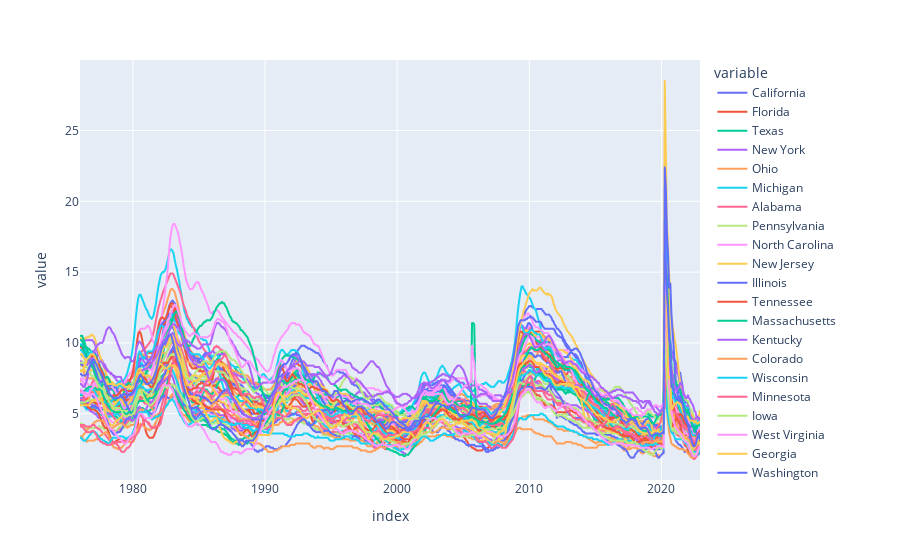

This figure's notebook cell:
### Code cell
#let's now start with visualization
px.line(unemp_states)

### Figure 1 — Plotly figure (JSON) as saved in the notebook; plotly's stock layout.template omitted (floating-point values rounded to 4 significant figures; data arrays with more than 128 entries replaced by an {"elided": "..."} marker saying what was removed)
{"data": [{"hovertemplate": "variable=California<br>index=%{x}<br>value=%{y}<extra></extra>", "legendgroup": "California", "line": {"color": "#636efa", "dash": "solid"}, "marker": {"symbol": "circle"}, "mode": "lines", "name": "California", "showlegend": true, "type": "scattergl", "x": {"elided": "564 str values"}, "xaxis": "x", "y": {"elided": "564 float values"}, "yaxis": "y"}, {"hovertemplate": "variable=Florida<br>index=%{x}<br>value=%{y}<extra></extra>", "legendgroup": "Florida", "line": {"color": "#EF553B", "dash": "solid"}, "marker": {"symbol": "circle"}, "mode": "lines", "name": "Florida", "showlegend": true, "type": "scattergl", "x": {"elided": "564 str values"}, "xaxis": "x", "y": {"elided": "564 float values"}, "yaxis": "y"}, {"hovertemplate": "variable=Texas<br>index=%{x}<br>value=%{y}<extra></extra>", "legendgroup": "Texas", "line": {"color": "#00cc96", "dash": "solid"}, "marker": {"symbol": "circle"}, "mode": "lines", "name": "Texas", "showlegend": true, "type": "scattergl", "x": {"elided": "564 str values"}, "xaxis": "x", "y": {"elided": "564 float values"}, "yaxis": "y"}, {"hovertemplate": "variable=New York<br>index=%{x}<br>value=%{y}<extra></extra>", "legendgroup": "New York", "line": {"color": "#ab63fa", "dash": "solid"}, "marker": {"symbol": "circle"}, "mode": "lines", "name": "New York", "showlegend": true, "type": "scattergl", "x": {"elided": "564 str values"}, "xaxis": "x", "y": {"elided": "564 float values"}, "yaxis": "y"}, {"hovertemplate": "variable=Ohio<br>index=%{x}<br>value=%{y}<extra></extra>", "legendgroup": "Ohio", "line": {"color": "#FFA15A", "dash": "solid"}, "marker": {"symbol": "circle"}, "mode": "lines", "name": "Ohio", "showlegend": true, "type": "scattergl", "x": {"elided": "564 str values"}, "xaxis": "x", "y": {"elided": "564 float values"}, "yaxis": "y"}, {"hovertemplate": "variable=Michigan<br>index=%{x}<br>value=%{y}<extra></extra>", "legendgroup": "Michigan", "line": {"color": "#19d3f3", "dash": "solid"}, "marker": {"symbol": "circle"}, "mode": "lines", "name": "Michigan", "showlegend": true, "type": "scattergl", "x": {"elided": "564 str values"}, "xaxis": "x", "y": {"elided": "564 float values"}, "yaxis": "y"}, {"hovertemplate": "variable=Alabama<br>index=%{x}<br>value=%{y}<extra></extra>", "legendgroup": "Alabama", "line": {"color": "#FF6692", "dash": "solid"}, "marker": {"symbol": "circle"}, "mode": "lines", "name": "Alabama", "showlegend": true, "type": "scattergl", "x": {"elided": "564 str values"}, "xaxis": "x", "y": {"elided": "564 float values"}, "yaxis": "y"}, {"hovertemplate": "variable=Pennsylvania<br>index=%{x}<br>value=%{y}<extra></extra>", "legendgroup": "Pennsylvania", "line": {"color": "#B6E880", "dash": "solid"}, "marker": {"symbol": "circle"}, "mode": "lines", "name": "Pennsylvania", "showlegend": true, "type": "scattergl", "x": {"elided": "564 str values"}, "xaxis": "x", "y": {"elided": "564 float values"}, "yaxis": "y"}, {"hovertemplate": "variable=North Carolina<br>index=%{x}<br>value=%{y}<extra></extra>", "legendgroup": "North Carolina", "line": {"color": "#FF97FF", "dash": "solid"}, "marker": {"symbol": "circle"}, "mode": "lines", "name": "North Carolina", "showlegend": true, "type": "scattergl", "x": {"elided": "564 str values"}, "xaxis": "x", "y": {"elided": "564 float values"}, "yaxis": "y"}, {"hovertemplate": "variable=New Jersey<br>index=%{x}<br>value=%{y}<extra></extra>", "legendgroup": "New Jersey", "line": {"color": "#FECB52", "dash": "solid"}, "marker": {"symbol": "circle"}, "mode": "lines", "name": "New Jersey", "showlegend": true, "type": "scattergl", "x": {"elided": "564 str values"}, "xaxis": "x", "y": {"elided": "564 float values"}, "yaxis": "y"}, {"hovertemplate": "variable=Illinois<br>index=%{x}<br>value=%{y}<extra></extra>", "legendgroup": "Illinois", "line": {"color": "#636efa", "dash": "solid"}, "marker": {"symbol": "circle"}, "mode": "lines", "name": "Illinois", "showlegend": true, "type": "scattergl", "x": {"elided": "564 str values"}, "xaxis": "x", "y": {"elided": "564 float values"}, "yaxis": "y"}, {"hovertemplate": "variable=Tennessee<br>index=%{x}<br>value=%{y}<extra></extra>", "legendgroup": "Tennessee", "line": {"color": "#EF553B", "dash": "solid"}, "marker": {"symbol": "circle"}, "mode": "lines", "name": "Tennessee", "showlegend": true, "type": "scattergl", "x": {"elided": "564 str values"}, "xaxis": "x", "y": {"elided": "564 float values"}, "yaxis": "y"}, {"hovertemplate": "variable=Massachusetts<br>index=%{x}<br>value=%{y}<extra></extra>", "legendgroup": "Massachusetts", "line": {"color": "#00cc96", "dash": "solid"}, "marker": {"symbol": "circle"}, "mode": "lines", "name": "Massachusetts", "showlegend": true, "type": "scattergl", "x": {"elided": "564 str values"}, "xaxis": "x", "y": {"elided": "564 float values"}, "yaxis": "y"}, {"hovertemplate": "variable=Kentucky<br>index=%{x}<br>value=%{y}<extra></extra>", "legendgroup": "Kentucky", "line": {"color": "#ab63fa", "dash": "solid"}, "marker": {"symbol": "circle"}, "mode": "lines", "name": "Kentucky", "showlegend": true, "type": "scattergl", "x": {"elided": "564 str values"}, "xaxis": "x", "y": {"elided": "564 float values"}, "yaxis": "y"}, {"hovertemplate": "variable=Colorado<br>index=%{x}<br>value=%{y}<extra></extra>", "legendgroup": "Colorado", "line": {"color": "#FFA15A", "dash": "solid"}, "marker": {"symbol": "circle"}, "mode": "lines", "name": "Colorado", "showlegend": true, "type": "scattergl", "x": {"elided": "564 str values"}, "xaxis": "x", "y": {"elided": "564 float values"}, "yaxis": "y"}, {"hovertemplate": "variable=Wisconsin<br>index=%{x}<br>value=%{y}<extra></extra>", "legendgroup": "Wisconsin", "line": {"color": "#19d3f3", "dash": "solid"}, "marker": {"symbol": "circle"}, "mode": "lines", "name": "Wisconsin", "showlegend": true, "type": "scattergl", "x": {"elided": "564 str values"}, "xaxis": "x", "y": {"elided": "564 float values"}, "yaxis": "y"}, {"hovertemplate": "variable=Minnesota<br>index=%{x}<br>value=%{y}<extra></extra>", "legendgroup": "Minnesota", "line": {"color": "#FF6692", "dash": "solid"}, "marker": {"symbol": "circle"}, "mode": "lines", "name": "Minnesota", "showlegend": true, "type": "scattergl", "x": {"elided": "564 str values"}, "xaxis": "x", "y": {"elided": "564 float values"}, "yaxis": "y"}, {"hovertemplate": "variable=Iowa<br>index=%{x}<br>value=%{y}<extra></extra>", "legendgroup": "Iowa", "line": {"color": "#B6E880", "dash": "solid"}, "marker": {"symbol": "circle"}, "mode": "lines", "name": "Iowa", "showlegend": true, "type": "scattergl", "x": {"elided": "564 str values"}, "xaxis": "x", "y": {"elided": "564 float values"}, "yaxis": "y"}, {"hovertemplate": "variable=West Virginia<br>index=%{x}<br>value=%{y}<extra></extra>", "legendgroup": "West Virginia", "line": {"color": "#FF97FF", "dash": "solid"}, "marker": {"symbol": "circle"}, "mode": "lines", "name": "West Virginia", "showlegend": true, "type": "scattergl", "x": {"elided": "564 str values"}, "xaxis": "x", "y": {"elided": "564 float values"}, "yaxis": "y"}, {"hovertemplate": "variable=Georgia<br>index=%{x}<br>value=%{y}<extra></extra>", "legendgroup": "Georgia", "line": {"color": "#FECB52", "dash": "solid"}, "marker": {"symbol": "circle"}, "mode": "lines", "name": "Georgia", "showlegend": true, "type": "scattergl", "x": {"elided": "564 str values"}, "xaxis": "x", "y": {"elided": "564 float values"}, "yaxis": "y"}, {"hovertemplate": "variable=Washington<br>index=%{x}<br>value=%{y}<extra></extra>", "legendgroup": "Washington", "line": {"color": "#636efa", "dash": "solid"}, "marker": {"symbol": "circle"}, "mode": "lines", "name": "Washington", "showlegend": true, "type": "scattergl", "x": {"elided": "564 str values"}, "xaxis": "x", "y": {"elided": "564 float values"}, "yaxis": "y"}, {"hovertemplate": "variable=Indiana<br>index=%{x}<br>value=%{y}<extra></extra>", "legendgroup": "Indiana", "line": {"color": "#EF553B", "dash": "solid"}, "marker": {"symbol": "circle"}, "mode": "lines", "name": "Indiana", "showlegend": true, "type": "scattergl", "x": {"elided": "564 str values"}, "xaxis": "x", "y": {"elided": "564 float values"}, "yaxis": "y"}, {"hovertemplate": "variable=Arizona<br>index=%{x}<br>value=%{y}<extra></extra>", "legendgroup": "Arizona", "line": {"color": "#00cc96", "dash": "solid"}, "marker": {"symbol": "circle"}, "mode": "lines", "name": "Arizona", "showlegend": true, "type": "scattergl", "x": {"elided": "564 str values"}, "xaxis": "x", "y": {"elided": "564 float values"}, "yaxis": "y"}, {"hovertemplate": "variable=Virginia<br>index=%{x}<br>value=%{y}<extra></extra>", "legendgroup": "Virginia", "line": {"color": "#ab63fa", "dash": "solid"}, "marker": {"symbol": "circle"}, "mode": "lines", "name": "Virginia", "showlegend": true, "type": "scattergl", "x": {"elided": "564 str values"}, "xaxis": "x", "y": {"elided": "564 float values"}, "yaxis": "y"}, {"hovertemplate": "variable=Arkansas<br>index=%{x}<br>value=%{y}<extra></extra>", "legendgroup": "Arkansas", "line": {"color": "#FFA15A", "dash": "solid"}, "marker": {"symbol": "circle"}, "mode": "lines", "name": "Arkansas", "showlegend": true, "type": "scattergl", "x": {"elided": "564 str values"}, "xaxis": "x", "y": {"elided": "564 float values"}, "yaxis": "y"}, {"hovertemplate": "variable=Oregon<br>index=%{x}<br>value=%{y}<extra></extra>", "legendgroup": "Oregon", "line": {"color": "#19d3f3", "dash": "solid"}, "marker": {"symbol": "circle"}, "mode": "lines", "name": "Oregon", "showlegend": true, "type": "scattergl", "x": {"elided": "564 str values"}, "xaxis": "x", "y": {"elided": "564 float values"}, "yaxis": "y"}, {"hovertemplate": "variable=Missouri<br>index=%{x}<br>value=%{y}<extra></extra>", "legendgroup": "Missouri", "line": {"color": "#FF6692", "dash": "solid"}, "marker": {"symbol": "circle"}, "mode": "lines", "name": "Missouri", "showlegend": true, "type": "scattergl", "x": {"elided": "564 str values"}, "xaxis": "x", "y": {"elided": "564 float values"}, "yaxis": "y"}, {"hovertemplate": "variable=New Mexico<br>index=%{x}<br>value=%{y}<extra></extra>", "legendgroup": "New Mexico", "line": {"color": "#B6E880", "dash": "solid"}, "marker": {"symbol": "circle"}, "mode": "lines", "name": "New Mexico", "showlegend": true, "type": "scattergl", "x": {"elided": "564 str values"}, "xaxis": "x", "y": {"elided": "564 float values"}, "yaxis": "y"}, {"hovertemplate": "variable=South Carolina<br>index=%{x}<br>value=%{y}<extra></extra>", "legendgroup": "South Carolina", "line": {"color": "#FF97FF", "dash": "solid"}, "marker": {"symbol": "circle"}, "mode": "lines", "name": "South Carolina", "showlegend": true, "type": "scattergl", "x": {"elided": "564 str values"}, "xaxis": "x", "y": {"elided": "564 float values"}, "yaxis": "y"}, {"hovertemplate": "variable=Nevada<br>index=%{x}<br>value=%{y}<extra></extra>", "legendgroup": "Nevada", "line": {"color": "#FECB52", "dash": "solid"}, "marker": {"symbol": "circle"}, "mode": "lines", "name": "Nevada", "showlegend": true, "type": "scattergl", "x": {"elided": "564 str values"}, "xaxis": "x", "y": {"elided": "564 float values"}, "yaxis": "y"}, {"hovertemplate": "variable=Utah<br>index=%{x}<br>value=%{y}<extra></extra>", "legendgroup": "Utah", "line": {"color": "#636efa", "dash": "solid"}, "marker": {"symbol": "circle"}, "mode": "lines", "name": "Utah", "showlegend": true, "type": "scattergl", "x": {"elided": "564 str values"}, "xaxis": "x", "y": {"elided": "564 float values"}, "yaxis": "y"}, {"hovertemplate": "variable=Oklahoma<br>index=%{x}<br>value=%{y}<extra></extra>", "legendgroup": "Oklahoma", "line": {"color": "#EF553B", "dash": "solid"}, "marker": {"symbol": "circle"}, "mode": "lines", "name": "Oklahoma", "showlegend": true, "type": "scattergl", "x": {"elided": "564 str values"}, "xaxis": "x", "y": {"elided": "564 float values"}, "yaxis": "y"}, {"hovertemplate": "variable=Louisiana<br>index=%{x}<br>value=%{y}<extra></extra>", "legendgroup": "Louisiana", "line": {"color": "#00cc96", "dash": "solid"}, "marker": {"symbol": "circle"}, "mode": "lines", "name": "Louisiana", "showlegend": true, "type": "scattergl", "x": {"elided": "564 str values"}, "xaxis": "x", "y": {"elided": "564 float values"}, "yaxis": "y"}, {"hovertemplate": "variable=Alaska<br>index=%{x}<br>value=%{y}<extra></extra>", "legendgroup": "Alaska", "line": {"color": "#ab63fa", "dash": "solid"}, "marker": {"symbol": "circle"}, "mode": "lines", "name": "Alaska", "showlegend": true, "type": "scattergl", "x": {"elided": "564 str values"}, "xaxis": "x", "y": {"elided": "564 float values"}, "yaxis": "y"}, {"hovertemplate": "variable=North Dakota<br>index=%{x}<br>value=%{y}<extra></extra>", "legendgroup": "North Dakota", "line": {"color": "#FFA15A", "dash": "solid"}, "marker": {"symbol": "circle"}, "mode": "lines", "name": "North Dakota", "showlegend": true, "type": "scattergl", "x": {"elided": "564 str values"}, "xaxis": "x", "y": {"elided": "564 float values"}, "yaxis": "y"}, {"hovertemplate": "variable=Maryland<br>index=%{x}<br>value=%{y}<extra></extra>", "legendgroup": "Maryland", "line": {"color": "#19d3f3", "dash": "solid"}, "marker": {"symbol": "circle"}, "mode": "lines", "name": "Maryland", "showlegend": true, "type": "scattergl", "x": {"elided": "564 str values"}, "xaxis": "x", "y": {"elided": "564 float values"}, "yaxis": "y"}, {"hovertemplate": "variable=Kansas<br>index=%{x}<br>value=%{y}<extra></extra>", "legendgroup": "Kansas", "line": {"color": "#FF6692", "dash": "solid"}, "marker": {"symbol": "circle"}, "mode": "lines", "name": "Kansas", "showlegend": true, "type": "scattergl", "x": {"elided": "564 str values"}, "xaxis": "x", "y": {"elided": "564 float values"}, "yaxis": "y"}, {"hovertemplate": "variable=Montana<br>index=%{x}<br>value=%{y}<extra></extra>", "legendgroup": "Montana", "line": {"color": "#B6E880", "dash": "solid"}, "marker": {"symbol": "circle"}, "mode": "lines", "name": "Montana", "showlegend": true, "type": "scattergl", "x": {"elided": "564 str values"}, "xaxis": "x", "y": {"elided": "564 float values"}, "yaxis": "y"}, {"hovertemplate": "variable=Mississippi<br>index=%{x}<br>value=%{y}<extra></extra>", "legendgroup": "Mississippi", "line": {"color": "#FF97FF", "dash": "solid"}, "marker": {"symbol": "circle"}, "mode": "lines", "name": "Mississippi", "showlegend": true, "type": "scattergl", "x": {"elided": "564 str values"}, "xaxis": "x", "y": {"elided": "564 float values"}, "yaxis": "y"}, {"hovertemplate": "variable=Idaho<br>index=%{x}<br>value=%{y}<extra></extra>", "legendgroup": "Idaho", "line": {"color": "#FECB52", "dash": "solid"}, "marker": {"symbol": "circle"}, "mode": "lines", "name": "Idaho", "showlegend": true, "type": "scattergl", "x": {"elided": "564 str values"}, "xaxis": "x", "y": {"elided": "564 float values"}, "yaxis": "y"}, {"hovertemplate": "variable=Hawaii<br>index=%{x}<br>value=%{y}<extra></extra>", "legendgroup": "Hawaii", "line": {"color": "#636efa", "dash": "solid"}, "marker": {"symbol": "circle"}, "mode": "lines", "name": "Hawaii", "showlegend": true, "type": "scattergl", "x": {"elided": "564 str values"}, "xaxis": "x", "y": {"elided": "564 float values"}, "yaxis": "y"}, {"hovertemplate": "variable=Maine<br>index=%{x}<br>value=%{y}<extra></extra>", "legendgroup": "Maine", "line": {"color": "#EF553B", "dash": "solid"}, "marker": {"symbol": "circle"}, "mode": "lines", "name": "Maine", "showlegend": true, "type": "scattergl", "x": {"elided": "564 str values"}, "xaxis": "x", "y": {"elided": "564 float values"}, "yaxis": "y"}, {"hovertemplate": "variable=Connecticut<br>index=%{x}<br>value=%{y}<extra></extra>", "legendgroup": "Connecticut", "line": {"color": "#00cc96", "dash": "solid"}, "marker": {"symbol": "circle"}, "mode": "lines", "name": "Connecticut", "showlegend": true, "type": "scattergl", "x": {"elided": "564 str values"}, "xaxis": "x", "y": {"elided": "564 float values"}, "yaxis": "y"}, {"hovertemplate": "variable=the District of Columbia<br>index=%{x}<br>value=%{y}<extra></extra>", "legendgroup": "the District of Columbia", "line": {"color": "#ab63fa", "dash": "solid"}, "marker": {"symbol": "circle"}, "mode": "lines", "name": "the District of Columbia", "showlegend": true, "type": "scattergl", "x": {"elided": "564 str values"}, "xaxis": "x", "y": {"elided": "564 float values"}, "yaxis": "y"}, {"hovertemplate": "variable=Nebraska<br>index=%{x}<br>value=%{y}<extra></extra>", "legendgroup": "Nebraska", "line": {"color": "#FFA15A", "dash": "solid"}, "marker": {"symbol": "circle"}, "mode": "lines", "name": "Nebraska", "showlegend": true, "type": "scattergl", "x": {"elided": "564 str values"}, "xaxis": "x", "y": {"elided": "564 float values"}, "yaxis": "y"}, {"hovertemplate": "variable=South Dakota<br>index=%{x}<br>value=%{y}<extra></extra>", "legendgroup": "South Dakota", "line": {"color": "#19d3f3", "dash": "solid"}, "marker": {"symbol": "circle"}, "mode": "lines", "name": "South Dakota", "showlegend": true, "type": "scattergl", "x": {"elided": "564 str values"}, "xaxis": "x", "y": {"elided": "564 float values"}, "yaxis": "y"}, {"hovertemplate": "variable=Wyoming<br>index=%{x}<br>value=%{y}<extra></extra>", "legendgroup": "Wyoming", "line": {"color": "#FF6692", "dash": "solid"}, "marker": {"symbol": "circle"}, "mode": "lines", "name": "Wyoming", "showlegend": true, "type": "scattergl", "x": {"elided": "564 str values"}, "xaxis": "x", "y": {"elided": "564 float values"}, "yaxis": "y"}, {"hovertemplate": "variable=Vermont<br>index=%{x}<br>value=%{y}<extra></extra>", "legendgroup": "Vermont", "line": {"color": "#B6E880", "dash": "solid"}, "marker": {"symbol": "circle"}, "mode": "lines", "name": "Vermont", "showlegend": true, "type": "scattergl", "x": {"elided": "564 str values"}, "xaxis": "x", "y": {"elided": "564 float values"}, "yaxis": "y"}, {"hovertemplate": "variable=New Hampshire<br>index=%{x}<br>value=%{y}<extra></extra>", "legendgroup": "New Hampshire", "line": {"color": "#FF97FF", "dash": "solid"}, "marker": {"symbol": "circle"}, "mode": "lines", "name": "New Hampshire", "showlegend": true, "type": "scattergl", "x": {"elided": "564 str values"}, "xaxis": "x", "y": {"elided": "564 float values"}, "yaxis": "y"}, {"hovertemplate": "variable=Delaware<br>index=%{x}<br>value=%{y}<extra></extra>", "legendgroup": "Delaware", "line": {"color": "#FECB52", "dash": "solid"}, "marker": {"symbol": "circle"}, "mode": "lines", "name": "Delaware", "showlegend": true, "type": "scattergl", "x": {"elided": "564 str values"}, "xaxis": "x", "y": {"elided": "564 float values"}, "yaxis": "y"}, {"hovertemplate": "variable=Rhode Island<br>index=%{x}<br>value=%{y}<extra></extra>", "legendgroup": "Rhode Island", "line": {"color": "#636efa", "dash": "solid"}, "marker": {"symbol": "circle"}, "mode": "lines", "name": "Rhode Island", "showlegend": true, "type": "scattergl", "x": {"elided": "564 str values"}, "xaxis": "x", "y": {"elided": "564 float values"}, "yaxis": "y"}], "layout": {"legend": {"title": {"text": "variable"}, "tracegroupgap": 0}, "margin": {"t": 60}, "xaxis": {"anchor": "y", "domain": [0, 1], "title": {"text": "index"}}, "yaxis": {"anchor": "x", "domain": [0, 1], "title": {"text": "value"}}}}
